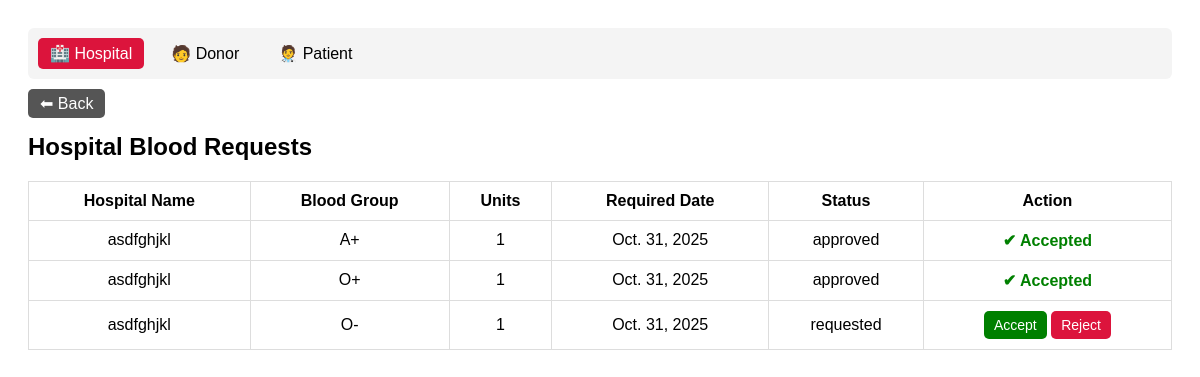
/manage_hospitals/, run on the app's committed database.
### Blood_Bank/models.py (models this page shows, shortened)
class Hospital_Request(models.Model):
    hospital = models.ForeignKey(Hospital,on_delete=models.CASCADE)
    Blood_group = models.CharField(null=False,blank=False)
    unit = models.PositiveIntegerField(null=True,blank=True)
    date = models.DateField(null=True,blank=True)
    urgent = models.BooleanField(default=False)
    patient_name = models.CharField(max_length=100, null=True, blank=True)
    patient_email = models.EmailField(null=True, blank=True)
    patient_contact = models.CharField(max_length=15, null=True, blank=True)
    STATUS_CHOICES = (
        ('requested', 'Requested'),
        ('approved', 'Approved'),
        ('rejected', 'Rejected'),
    )
    status = models.CharField(max_length=10, choices=STATUS_CHOICES, default='requested')

class Hospital(models.Model):
    profile = models.OneToOneField(Profile, on_delete=models.CASCADE)
    hospital_name = models.CharField(max_length=40,null=True,blank=True)
    contact_number = models.CharField(max_length = 20,null=True,blank=True)
    location = models.CharField(max_length=40,null=True,blank=True)
    a_pos = models.PositiveIntegerField(null=True, blank=True, default=0)
    a_neg = models.PositiveIntegerField(null=True, blank=True, default=0)
    b_pos = models.PositiveIntegerField(null=True, blank=True, default=0)
    b_neg = models.PositiveIntegerField(null=True, blank=True, default=0)
    ab_pos = models.PositiveIntegerField(null=True, blank=True, default=0)
    ab_neg = models.PositiveIntegerField(null=True, blank=True, default=0)
    o_pos = models.PositiveIntegerField(null=True, blank=True, default=0)
    o_neg = models.PositiveIntegerField(null=True, blank=True, default=0)

### Blood_Bank/views.py (the view)
# urls.py: path('manage_hospitals/',views.manage_hospitals,name='manage_hospitals'),
def manage_hospitals(request):
    hospital_request = Hospital_Request.objects.all()
    return render(request,'admin_dashboard/manage_hospitals.html',{'hospital_request':hospital_request})

### Blood_Bank/templates/admin_dashboard/manage_hospitals.html (shortened to what this page needs)
{% load static %}
<!DOCTYPE html>
<html lang="en">
<head>
    <link rel="stylesheet" href="{% static 'css/admin_dashboard/manage_hospitals.css' %}">
</head>
<body>
    <div class="page-container">
        <nav class="top-menu">
            <a href="{% url 'manage_hospitals' %}" class="active">🏥 Hospital</a>
            <a href="{% url 'manage_donors' %}">🧑 Donor</a>
            <a href="{% url 'manage_patients' %}">🧑‍⚕ Patient</a>
        </nav>
        <div class="back-section">
            <a href="{% url 'admindashboard' %}" class="back-btn">⬅ Back</a>
        </div>
        <main class="table-container">
            <h2>Hospital Blood Requests</h2>
            <table>
                <thead>
                    <tr>
                        <th>Hospital Name</th>
                        <th>Blood Group</th>
                        <th>Units</th>
                        <th>Required Date</th>
                        <th>Status</th>
                        <th>Action</th>
                    </tr>
                </thead>
                <tbody>
                    {% for r in hospital_request %}
                    <tr>
                        <td>{{ r.hospital.hospital_name }}</td>
                        <td>{{ r.Blood_group }}</td>
                        <td>{{ r.unit }}</td>
                        <td>{{ r.date }}</td>
                        <td>{{ r.status }}</td>
                        <td>
                            {% if r.status == 'approved' %}
                                <span class="status-approved show">✔ Accepted</span>
                            {% else %}
                                <button class="btn approve"
                                        type="button"
                                        data-url="{% url 'manage_hospitals_update' r.id %}"
                                        onclick="handleAccept(this)">Accept</button>
                                <button class="btn reject"
                                        type="button"
                                        data-url="{% url 'manage_hospitals_reject' r.id %}"
                                        onclick="handleReject(this)">Reject</button>
                            {% endif %}
                        </td>
                    </tr>
                    {% empty %}
                    <tr>
                        <td colspan="6">No hospital requests available</td>
                    </tr>
                    {% endfor %}
                </tbody>
            </table>
        </main>
    </div>
</body>
</html>

### Blood_Bank/static/css/admin_dashboard/manage_hospitals.css (style rules this page uses)
.page-container { font-family: Arial, sans-serif; padding: 20px; }
.top-menu { display: flex; gap: 15px; background: #f4f4f4; padding: 10px; border-radius: 6px; }
.top-menu a { text-decoration: none; color: black; padding: 6px 12px; border-radius: 5px; }
.top-menu a.active { background: crimson; color: white; }
.back-section { margin: 15px 0; }
.back-btn { background: #555; color: white; text-decoration: none; padding: 6px 12px; border-radius: 5px; }
.table-container { margin-top: 20px; }
table { width: 100%; border-collapse: collapse; text-align: center; }
th, td { padding: 10px; border: 1px solid #ddd; }
.btn { border: none; padding: 6px 10px; cursor: pointer; border-radius: 5px; color: white; font-size: 14px; transition: 0.3s; }
.btn.approve { background-color: green; }
.btn.reject { background-color: crimson; }
.status-approved { color: green; font-weight: bold; opacity: 0; transition: opacity 0.6s ease; }
.status-approved.show { opacity: 1; }

### data on the page
Hospital_Request: hospital.hospital_name "asdfghjkl", Blood_group "A+", unit "1", date "Oct. 31, 2025", status "approved", shows "✔ Accepted"
Hospital_Request: hospital.hospital_name "asdfghjkl", Blood_group "O+", unit "1", date "Oct. 31, 2025", status "approved", shows "✔ Accepted"
Hospital_Request: hospital.hospital_name "asdfghjkl", Blood_group "O-", unit "1", date "Oct. 31, 2025", status "requested", shows "Accept"
